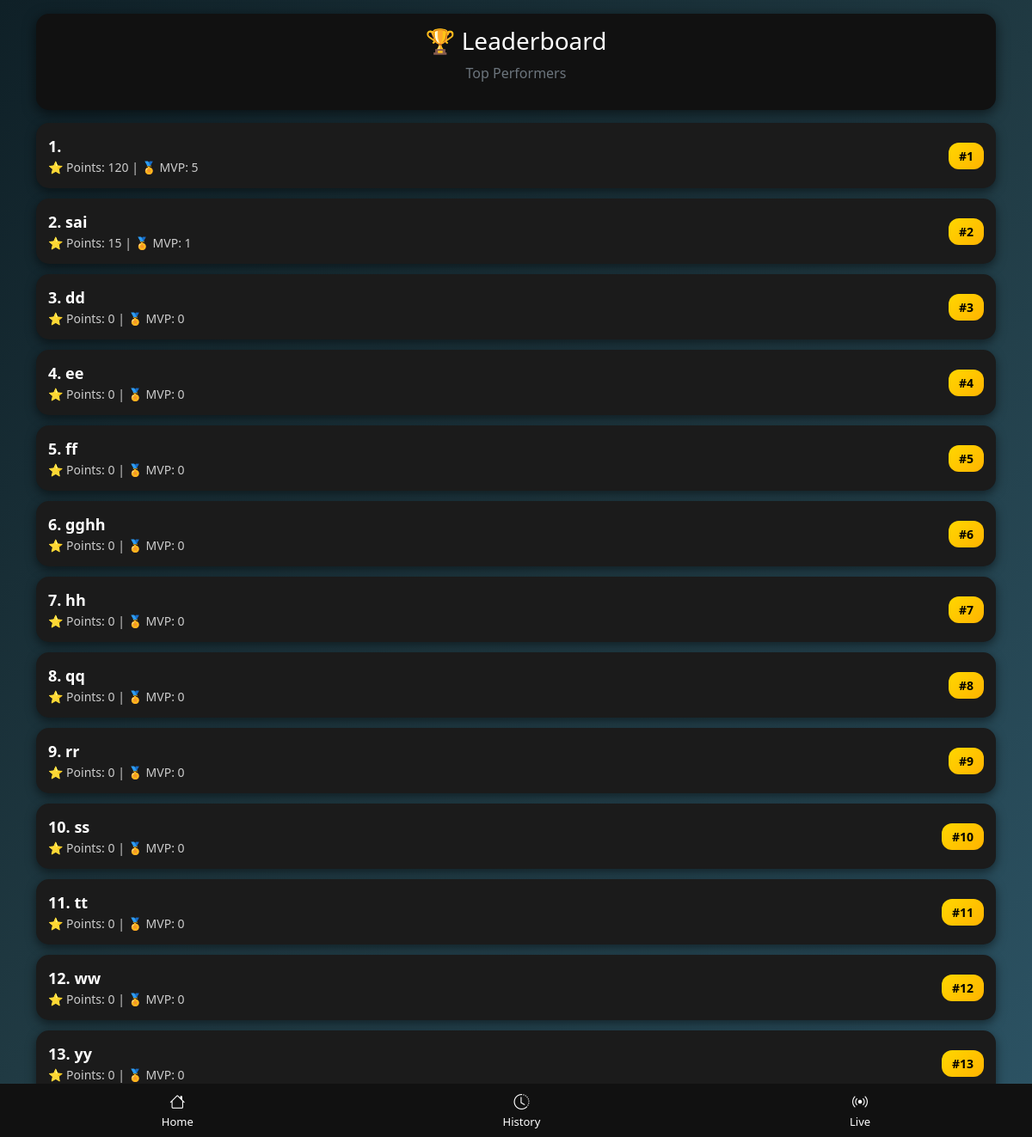
The app's page /leaderboard with its own data.
### tables this page shows
CREATE TABLE players(
id INTEGER PRIMARY KEY AUTOINCREMENT,
name TEXT UNIQUE,
team TEXT,
matches INTEGER DEFAULT 0,
points INTEGER DEFAULT 0,
aces INTEGER DEFAULT 0,
attacks INTEGER DEFAULT 0,
blocks INTEGER DEFAULT 0,
digs INTEGER DEFAULT 0,
errors INTEGER DEFAULT 0,
mvp INTEGER DEFAULT 0
);

### app.py (the view)
@app.route("/leaderboard")
def leaderboard():
    conn = sqlite3.connect("database.db")
    c = conn.cursor()
    c.execute("SELECT name,points,mvp FROM players ORDER BY points DESC")
    players = c.fetchall()
    conn.close()
    return render_template("leaderboard.html", players=players)

### templates/leaderboard.html (shortened to what this page needs)
<!DOCTYPE html>
<html>
<head>
<link href="https://cdn.jsdelivr.net/npm/bootstrap@5.3.2/dist/css/bootstrap.min.css" rel="stylesheet">
<link href="https://cdn.jsdelivr.net/npm/bootstrap-icons/font/bootstrap-icons.css" rel="stylesheet">
</head>
<body>
<div class="container mt-3 mb-5">
<div class="page-header">
<h3>🏆 Leaderboard</h3>
<p class="text-secondary">Top Performers</p>
</div>
{% for p in players %}
<div class="player-card">
<div class="d-flex justify-content-between align-items-center">
<div>
<div class="player-name">
{{loop.index}}. {{p[0]}}
</div>
<div class="stat-text">
⭐ Points: {{p[1]}} | 🏅 MVP: {{p[2]}}
</div>
</div>
<div>
<span class="rank-badge">
#{{loop.index}}
</span>
</div>
</div>
</div>
{% endfor %}
</div>
<div class="bottom-nav">
<a href="/">
<i class="bi bi-house"></i><br>Home
</a>
<a href="/history">
<i class="bi bi-clock-history"></i><br>History
</a>
<a href="/live">
<i class="bi bi-broadcast"></i><br>Live
</a>
</div>
</body>
</html>

### templates/leaderboard.html (style rules this page uses)
body { background: linear-gradient(135deg,#0f2027,#203a43,#2c5364); font-family: Segoe UI, sans-serif; color: white; }
.page-header { background: #111; padding: 15px; border-radius: 15px; text-align: center; margin-bottom: 15px; box-shadow: 0px 4px 15px rgba(0,0,0,0.6); }
.player-card { background: #1b1b1b; padding: 14px; border-radius: 15px; margin-bottom: 12px; box-shadow: 0px 4px 12px rgba(0,0,0,0.5); }
.rank-badge { background: linear-gradient(135deg,#ffd700,#ffb300); color: black; font-weight: bold; padding: 6px 12px; border-radius: 12px; font-size: 14px; }
.player-name { font-size: 18px; font-weight: bold; }
.stat-text { font-size: 14px; color: #ccc; }
.bottom-nav { position: fixed; bottom: 0; width: 100%; background: #111; display: flex; justify-content: space-around; padding: 8px; }
.bottom-nav a { color: white; text-decoration: none; font-size: 13px; text-align: center; }
.bottom-nav i { font-size: 18px; }

### records on screen
players: points "120", mvp "5"
players: name "sai", points "15", mvp "1"
players: name "dd", points "0", mvp "0"
players: name "ee", points "0", mvp "0"
players: name "ff", points "0", mvp "0"
players: name "gghh", points "0", mvp "0"
players: name "hh", points "0", mvp "0"
players: name "qq", points "0", mvp "0"
players: name "rr", points "0", mvp "0"
players: name "ss", points "0", mvp "0"
players: name "tt", points "0", mvp "0"
players: name "ww", points "0", mvp "0"
players: name "yy", points "0", mvp "0"
